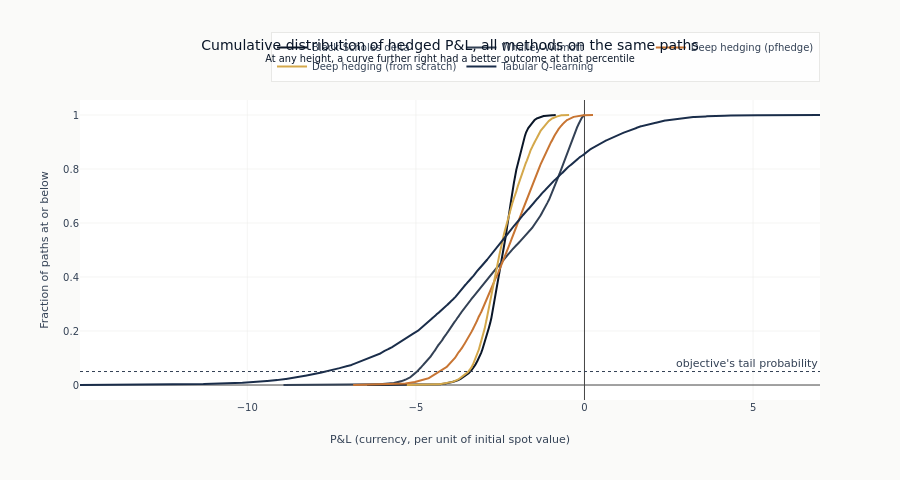

The notebook cell saved with this chart:
### Markdown cell above
## 8. Compare the five hedges

### The distributions

An empirical cumulative distribution function plots each path's P&L against
the fraction of paths that did worse. It is the right chart for this
comparison because the objective is about the left end: at any height on the
vertical axis, the curve further to the right had a better outcome at that
percentile, and the ordering of the curves near the bottom is the ordering of
the tails the objective cares about.

### Code cell
COLOR_BY_METHOD = {
    "Black-Scholes delta": COLORS["blue"],
    "Whalley-Wilmott": COLORS["neutral"],
    "Deep hedging (pfhedge)": COLORS["copper"],
    "Deep hedging (from scratch)": COLORS["amber"],
    "Tabular Q-learning": COLORS["slate"],
}

fig = go.Figure()
for name, values in pnl.items():
    ordered = np.sort(np.asarray(values) * SPOT)
    fig.add_trace(
        go.Scatter(
            x=ordered,
            y=np.arange(1, ordered.size + 1) / ordered.size,
            mode="lines",
            name=name,
            line=dict(color=COLOR_BY_METHOD[name], width=2),
        )
    )
fig.add_hline(
    y=EXPECTED_SHORTFALL_Q,
    line=dict(color=COLORS["neutral"], width=1, dash="dot"),
    annotation_text="objective's tail probability",
)
fig.update_layout(
    title=(
        "Cumulative distribution of hedged P&L, all methods on the same paths"
        "<br><sup>At any height, a curve further right had a better outcome at that "
        "percentile</sup>"
    ),
    xaxis_title="P&L (currency, per unit of initial spot value)",
    yaxis_title="Fraction of paths at or below",
    height=480,
    legend=dict(orientation="h", yanchor="bottom", y=1.06, xanchor="right", x=1),
)
show_plotly_with_alt(
    fig,
    "One empirical cumulative distribution curve per hedging method over the terminal profit and loss of the evaluation paths, with a dotted horizontal line at the objective's tail probability.",
)

### Figure 1 — Plotly figure (JSON) as saved in the notebook; plotly's stock layout.template omitted (floating-point values rounded to 4 significant figures; data arrays with more than 128 entries replaced by an {"elided": "..."} marker saying what was removed)
{"data": [{"line": {"color": "#0a1628", "width": 2}, "mode": "lines", "name": "Black-Scholes delta", "type": "scatter", "x": {"elided": "10000 float values"}, "y": {"elided": "10000 float values"}}, {"line": {"color": "#334155", "width": 2}, "mode": "lines", "name": "Whalley-Wilmott", "type": "scatter", "x": {"elided": "10000 float values"}, "y": {"elided": "10000 float values"}}, {"line": {"color": "#C87533", "width": 2}, "mode": "lines", "name": "Deep hedging (pfhedge)", "type": "scatter", "x": {"elided": "10000 float values"}, "y": {"elided": "10000 float values"}}, {"line": {"color": "#D4A84B", "width": 2}, "mode": "lines", "name": "Deep hedging (from scratch)", "type": "scatter", "x": {"elided": "10000 float values"}, "y": {"elided": "10000 float values"}}, {"line": {"color": "#1a2d4a", "width": 2}, "mode": "lines", "name": "Tabular Q-learning", "type": "scatter", "x": {"elided": "10000 float values"}, "y": {"elided": "10000 float values"}}], "layout": {"annotations": [{"showarrow": false, "text": "objective's tail probability", "x": 1, "xanchor": "right", "xref": "x domain", "y": 0.05, "yanchor": "bottom", "yref": "y"}], "height": 480, "legend": {"orientation": "h", "x": 1, "xanchor": "right", "y": 1.06, "yanchor": "bottom"}, "shapes": [{"line": {"color": "#334155", "dash": "dot", "width": 1}, "type": "line", "x0": 0, "x1": 1, "xref": "x domain", "y0": 0.05, "y1": 0.05, "yref": "y"}], "title": {"text": "Cumulative distribution of hedged P&L, all methods on the same paths<br><sup>At any height, a curve further right had a better outcome at that percentile</sup>"}, "xaxis": {"title": {"text": "P&L (currency, per unit of initial spot value)"}}, "yaxis": {"title": {"text": "Fraction of paths at or below"}}}}
